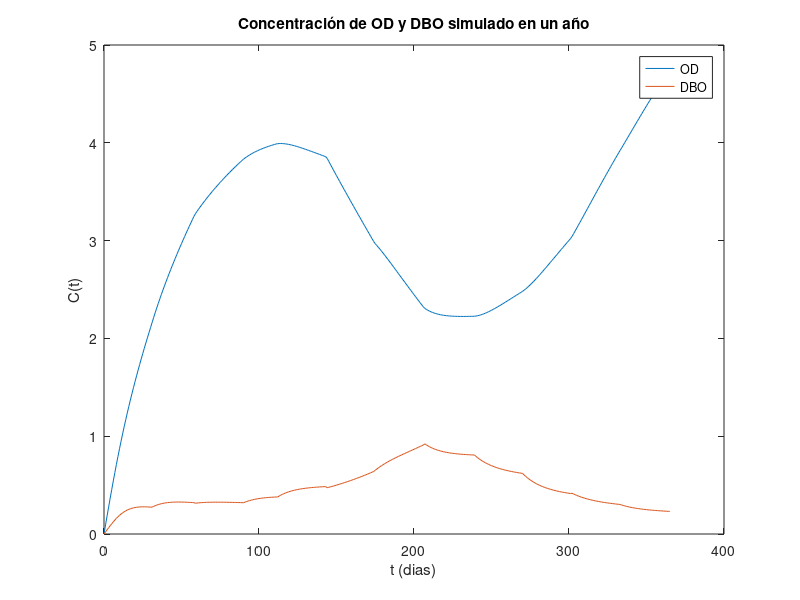
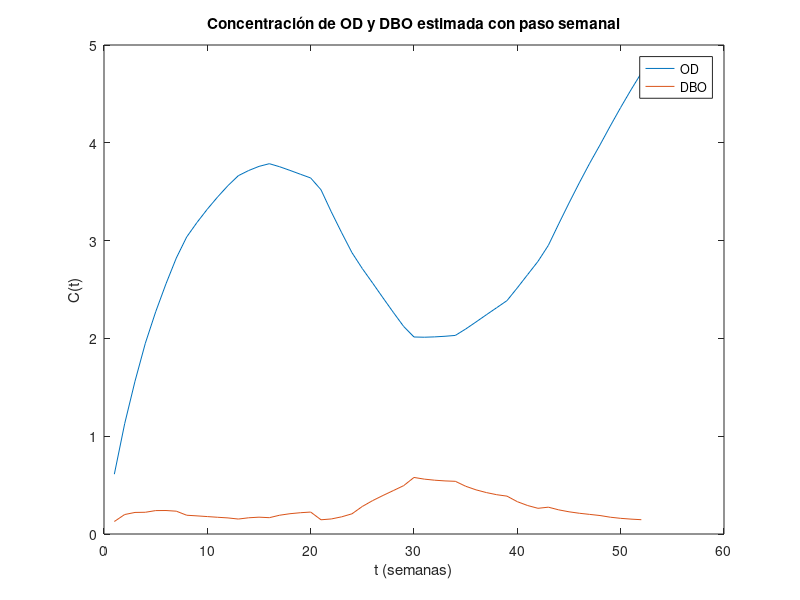

Reproduce these figures in MATLAB, in order.
clear all;

function datos_balance = iterar_mes(vn, on, dn, h, dia_inicial, dia_final, numero_mes)
  # Datos
  caudales = load("caudales_mensuales.dat"); # m^3/s
  kbd_0 = 0.1; # 1/día
  ka = 0.01; # 1/día
  ko2 = 1.4; # g^2/m^6
  dbo_e = 20; # g/m^3
  od_e = 2; # g/m^3
  od_s = 9; # g/m^3
  # 20 -> 100%
  # 10 -> 50%

  # Obtengo los caudales y les cambio las unidades a m^3/dia

  datos_balance = zeros(dia_final-dia_inicial+1, 3);

  qe1 = 86400 * caudales(numero_mes, 1);
  qs1 = 86400 * caudales(numero_mes, 2);

  qe2 = qe1;
  qs2 = qs1;

  for i = 1:dia_final-dia_inicial+1
    if(i == dia_final-dia_inicial+1 && numero_mes != 12)
      qe2 = 86400 * caudales(numero_mes+1, 1); # qe(tn+1)
      qs2 = 86400 * caudales(numero_mes+1, 2); # qs(tn+1)
    endif

    if(numero_mes == 12 && i == dia_final-dia_inicial+1)
      qe2 = 86400 * caudales(1, 1);
      qs2 = 86400 * caudales(1, 2);
    endif

    q1v = h*(qe1 - qs1);
    q2v = h*(qe2 - qs2);

    kbd1 = kbd_0 * (on.^2 / (on.^2 + ko2));
    g1 = ka * (od_s - on);
    p1 = kbd1 * dn;

    q1o = h*(((qe1 * od_e - qs1 * on)/vn) + g1 - p1);
    q1d = h*(((qe1 * dbo_e - qs1 * dn)/vn) - p1);

    kbd2 = kbd_0 * ((on + q1o).^2 / ((on + q1o).^2 + ko2));
    g2 = ka * (od_s - (on + q1o));
    p2 = kbd2 * (dn + q1d);

    q2o = h*(((qe2 * od_e - qs2 * (on + q1o))/(vn + q1v)) + g2 - p2);
    q2d = h*(((qe2 * od_e - qs2 * (on + q1o))/(vn + q1v)) - p2);

    datos_balance(i, 1) = vn + ((1/2) .* (q1v + q2v));
    datos_balance(i, 2) = on + ((1/2) .* (q1o + q2o));
    datos_balance(i, 3) = dn + ((1/2) .* (q1d + q2d));

    vn = datos_balance(i, 1);
    on = datos_balance(i, 2);
    dn = datos_balance(i, 3);
  endfor
endfunction

function bal_anual = iterar_12_meses(v0, o0, d0, h)
  cantidad_datos = round(365.*(1/h));
  bal_anual = [zeros(cantidad_datos, 1), zeros(cantidad_datos, 1), zeros(cantidad_datos, 1)];

  for i = 1:12
    switch(i)
    case 1
      bal_anual(1:round(31.*1/h), :) = iterar_mes(v0, o0, d0, h, 1, round(31 .* 1/h), i);
    case 2
      bal_anual(round(31*1/h)+1:round(59.*1/h), :) = iterar_mes(bal_anual(round(31.*1/h), 1), bal_anual(round(31.*1/h), 2), bal_anual(round(31.*1/h), 3), h, round(31.*1/h)+1, round(59.*1/h), i);
    case 3
      bal_anual(round(59.*1/h)+1:round(90.*1/h), :) = iterar_mes(bal_anual(round(59.*1/h), 1), bal_anual(round(59.*1/h), 2), bal_anual(round(59.*1/h), 3), h, round(59.*1/h)+1, round(90.*1/h), i);
    case 4
      bal_anual(round(90*1/h)+1:round(112.*1/h), :) = iterar_mes(bal_anual(round(90.*1/h), 1), bal_anual(round(90.*1/h), 2), bal_anual(round(90.*1/h), 3), h, round(90*1/h)+1, round(112.*1/h), i);
    case 5
      bal_anual(round(112*1/h)+1:round(144.*1/h), :) = iterar_mes(bal_anual(round(112.*1/h), 1), bal_anual(round(112.*1/h), 2), bal_anual(round(112.*1/h), 3), h, round(112*1/h)+1, round(144.*1/h), i);
    case 6
      bal_anual(round(144*1/h)+1:round(175.*1/h), :) = iterar_mes(bal_anual(round(144.*1/h), 1), bal_anual(round(144.*1/h), 2), bal_anual(round(144.*1/h), 3), h, round(144*1/h)+1, round(175.*1/h), i);
    case 7
      bal_anual(round(175*1/h)+1:round(207.*1/h), :) = iterar_mes(bal_anual(round(175.*1/h), 1), bal_anual(round(175.*1/h), 2), bal_anual(round(175.*1/h), 3), h, round(175*1/h)+1, round(207.*1/h), i);
    case 8
      bal_anual(round(207*1/h)+1:round(239.*1/h), :) = iterar_mes(bal_anual(round(207.*1/h), 1), bal_anual(round(207.*1/h), 2), bal_anual(round(207.*1/h), 3), h, round(207*1/h)+1, round(239.*1/h), i);
    case 9
      bal_anual(round(239*1/h)+1:round(270.*1/h), :) = iterar_mes(bal_anual(round(239.*1/h), 1), bal_anual(round(239.*1/h), 2), bal_anual(round(239.*1/h), 3), h, round(239*1/h)+1, round(270.*1/h), i);
    case 10
      bal_anual(round(270*1/h)+1:round(302.*1/h), :) = iterar_mes(bal_anual(round(270.*1/h), 1), bal_anual(round(270.*1/h), 2), bal_anual(round(270.*1/h), 3), h, round(270*1/h)+1, round(302.*1/h), i);
    case 11
      bal_anual(round(302*1/h)+1:round(333.*1/h), :) = iterar_mes(bal_anual(round(302.*1/h), 1), bal_anual(round(302.*1/h), 2), bal_anual(round(302.*1/h), 3), h, round(302*1/h)+1, round(333.*1/h), i);
    case 12
      bal_anual(round(333*1/h)+1:round(365.*(1/h)), :) = iterar_mes(bal_anual(round(333.*1/h), 1), bal_anual(round(333.*1/h), 2), bal_anual(round(333.*1/h), 3), h, round(333*1/h)+1, round(365.*(1/h)), i);
    endswitch
  endfor
endfunction

h = 1; #en dias
v0 = 264.98 * (10.^6); # V0 obtenido por ajuste, y expresado en (m^3)
o0 = 0; # OD0 = OD0
d0 = 0; # DBO0 = DBO0

rungekutta_paso_diario = iterar_12_meses(v0, o0, d0, h);

h = 0.5;

rungekutta_paso_medio_dia = iterar_12_meses(v0, o0, d0, h);

h = 7;

rungekutta_paso_semanal = iterar_12_meses(v0, o0, d0, h);
et_rungekutta_semanal = abs(rungekutta_paso_semanal(:, 2:3) - rungekutta_paso_medio_dia(14:14:730, 2:3));
et_rungekutta_diario = abs(rungekutta_paso_diario(:, 2:3) - rungekutta_paso_medio_dia(2:2:730, 2:3));

rungekutta_paso_diario(2:366, :) = rungekutta_paso_diario(1:365, :); # desplazo los datos calculados
rungekutta_paso_diario(1, :) = [v0, o0, d0]; # coloco las condiciones iniciales en la matriz


# Graficos de concentracion con paso Diario
plot(0:365, rungekutta_paso_diario(:, 2));
hold on;
plot(0:365, rungekutta_paso_diario(:, 3));
legend("OD", "DBO");
title("Concentración de OD y DBO simulado en un año");
xlabel ("t (dias)");
ylabel ("C(t)");
hold off;

print -djpeg rungekutta_od_minimo_4.jpg;

# Grafico con paso semanal
plot(1:52, rungekutta_paso_semanal(:, 2)); # grafico et OD
hold on;
plot(1:52, rungekutta_paso_semanal(:, 3)); # grafico et DBO
legend("OD", "DBO");
title("Concentración de OD y DBO estimada con paso semanal");
xlabel ("t (semanas)");
ylabel ("C(t)");
hold off;

print -djpeg rungekutta_anual_semanal.jpg;


